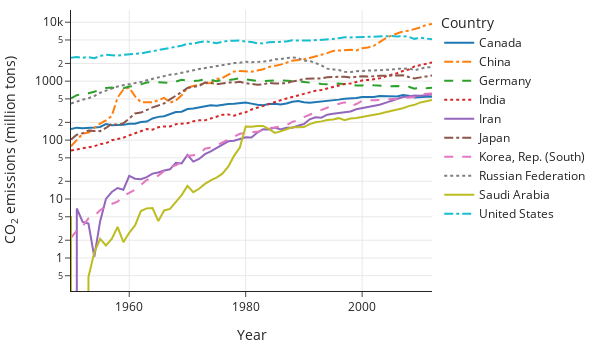

Source (notebook cell):
### Markdown cell above
Since the lines are stacked on top of each other, it's very hard to see how the emissions for a particular country have changed and it's hard to compare countries.
Instead, we can plot each country's line without stacking, as the next plot illustrates:

### Code cell
fig = px.line(top10, x='Year', y='CO2', color='Country',
              log_y=True, width=600, height=350)

# To make some lines dashed, dotted, dash-dot:
from itertools import cycle
styles = cycle([None, 'dashdot', 'dash', 'dot'])
for i in range(10):
    fig.update_traces(selector=i, 
                      line=dict(dash=next(styles)))
fig.update_yaxes(title_text='CO<sub>2</sub> emissions (million tons)')
fig
